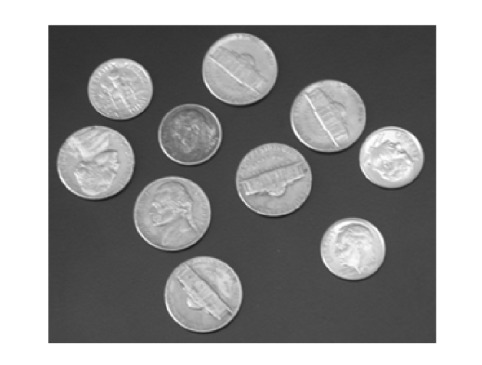
#> input picture Coins.jpeg, 482 x 365 px
$ python Watershed.py
#> lines starting #> are read from the running program, lines starting #| are printed output that depends on the picture; after the words box and inside, x2 and y2 are one past the last pixel; in counts of white or black regions, pixels touching at a corner belong together
import cv2
import numpy as np
import matplotlib.pyplot as plt

#Load the image
image = cv2.imread('Coins.jpeg')
#> image is the input picture: shape (365, 482, 3); min 23, max 255, mean 148.4
original = image.copy()
gray = cv2.cvtColor(image, cv2.COLOR_BGR2GRAY)

#Noise removal (blurring)
blurred =cv2.GaussianBlur(gray, (5, 5), 0)

#Thresholding
_, thresh = cv2.threshold(blurred, 0, 255, cv2.THRESH_BINARY + cv2.THRESH_OTSU)
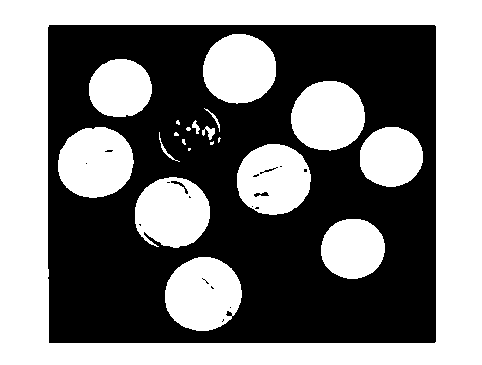
#> thresh: shape (365, 482); 49.4% white; 21 white regions (7 under 20 px), largest, box (x1, y1, x2, y2) and area: (0, 0, 482, 365) 52622, (165, 257, 242, 331) 4410, (58, 127, 134, 198) 4231

#Morphological Operations (Remove small noises)
kernel = np.ones((3, 3), np.uint8)
opening = cv2.morphologyEx(thresh, cv2.MORPH_OPEN, kernel, iterations=2)
#> opening: shape (365, 482); 49.1% white; 11 white regions, largest, box (x1, y1, x2, y2) and area: (0, 0, 482, 365) 52622, (165, 257, 242, 331) 4369, (58, 127, 133, 198) 4227

#Sure Background Area(Dilate)
sure_bg = cv2.dilate(opening, kernel, iterations=3)
#> sure_bg: shape (365, 482); 56.1% white; 1 black region, box (x1, y1, x2, y2) and area: (51, 28, 433, 340) 77311

#Sure Foreground Area (Distance Transform)
dist_transform = cv2.distanceTransform(opening, cv2.DIST_L2, 5)
_, sure_fg = cv2.threshold(dist_transform, 0.5*dist_transform.max(), 255, 0)
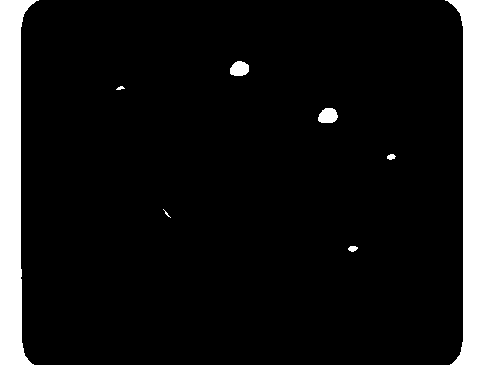
#> sure_fg: shape (365, 482) float32; 9% white; 8 white regions (1 under 20 px), largest, box (x1, y1, x2, y2) and area: (0, 0, 39, 365) 8005, (445, 0, 482, 365) 7188, (318, 108, 338, 123) 240

#Unknown region
sure_fg = np.uint8(sure_fg)
unknown = cv2.subtract(sure_bg, sure_fg)
#> unknown: shape (365, 482); 47.1% white; 10 white regions, largest, box (x1, y1, x2, y2) and area: (21, 0, 463, 365) 41631, (288, 78, 426, 190) 8471, (162, 254, 245, 334) 5347

#Marker Labelling
_, markers = cv2.connectedComponents(sure_fg)
#> markers: shape (365, 482) int32; 9 distinct labels, from 0 to 8
markers += 1 #Add 1 to all labels to avoid 0 as background
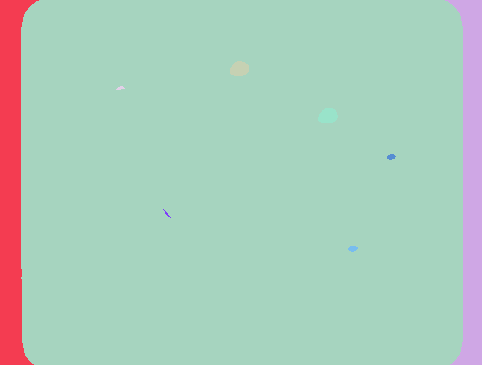
#> markers: shape (365, 482) int32; 9 distinct labels, from 1 to 9; one colour per label, 0 black
markers[unknown == 255] = 0 #mar unknown regions as 0
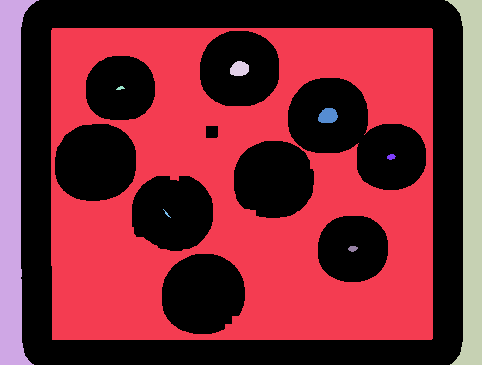
#> markers: shape (365, 482) int32; 10 distinct labels, from 0 to 9; one colour per label, 0 black

#Visualize Markers Before Watershed
marker_img = cv2.applyColorMap((markers * 10).astype(np.uint8), cv2.COLORMAP_JET)
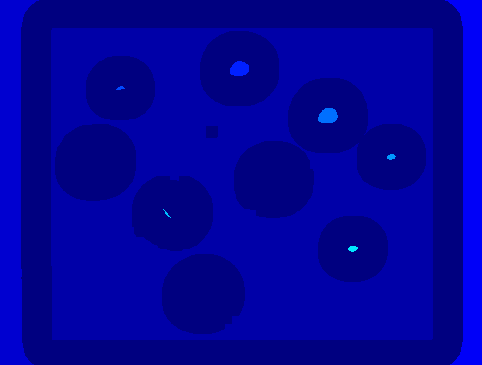
#> marker_img: shape (365, 482, 3); mean B, G, R 154.5, 0.3, 0

#Apply Watershed
markers = cv2.watershed(image, markers)
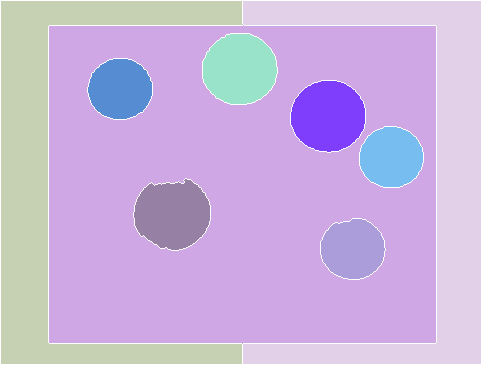
#> markers: shape (365, 482) int32; 10 distinct labels, from -1 to 9; one colour per label, 0 black, -1 white
image[markers == -1] = [0, 0, 255]#mark baundaries in red
#> image: shape (365, 482, 3); 2.46% of pixels changed, all inside (x1, y1, x2, y2) = (0, 0, 482, 365)

# : Display Results at each step
plt.figure(figsize=(16, 12))

plt.subplot(2, 3, 1)
plt.title('Original Image')
plt.imshow(cv2.cvtColor(original, cv2.COLOR_BGR2RGB))

plt.subplot(2, 3, 2)
plt.title('Threshold Image')
plt.imshow(thresh, cmap= 'gray')

plt.subplot(2, 3, 3)
plt.title('Morphological opening')
plt.imshow(opening, cmap= 'gray')

plt.subplot(2, 3, 4)
plt.title('Sure Foreground')
plt.imshow(sure_fg, cmap= 'gray')

plt.subplot(2, 3, 5)
plt.title('Unknown Region')
plt.imshow(unknown, cmap= 'gray')

plt.subplot(2, 3, 6)
plt.title('Watershed Segmentation')
plt.imshow(cv2.cvtColor(image, cv2.COLOR_BGR2RGB))

plt.tight_layout()
plt.show()
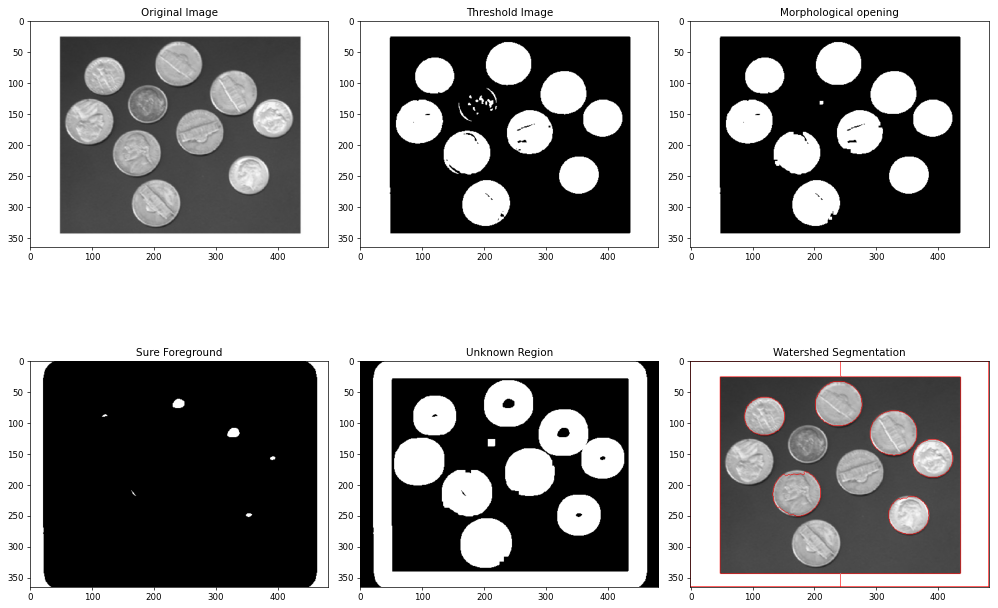
#> figure drawn by matplotlib, 6 panels

#save the result
cv2.imwrite('watershed_segmented.jpg',image)
print("Segemented image saved as 'watershed_segmented.jpg'")

$ run again, with 55e3d1464356a514f1dc8460962e33791c3ad6e04e507441722973d59745c5_640.jpg copied over Coins.jpeg
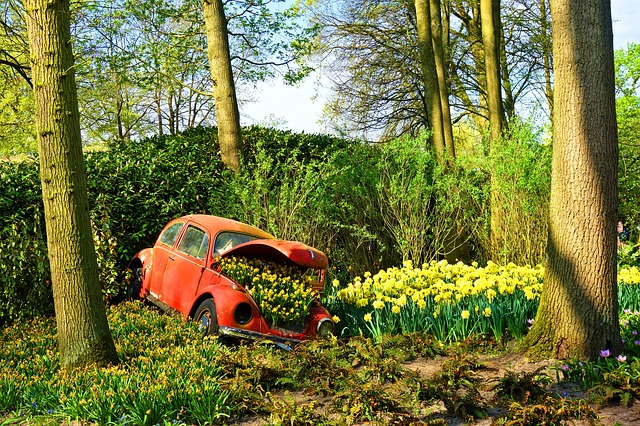
#> input picture 55e3d1464356a514f1dc8460962e33791c3ad6e04e507441722973d59745c5_640.jpg, 640 x 426 px
#> image is the input picture: shape (426, 640, 3); mean B, G, R 61.6, 118.8, 116.3
#> `_, thresh = cv2.threshold(blurred, 0, 255, cv2.THRESH_BINARY + cv2.THR..`:
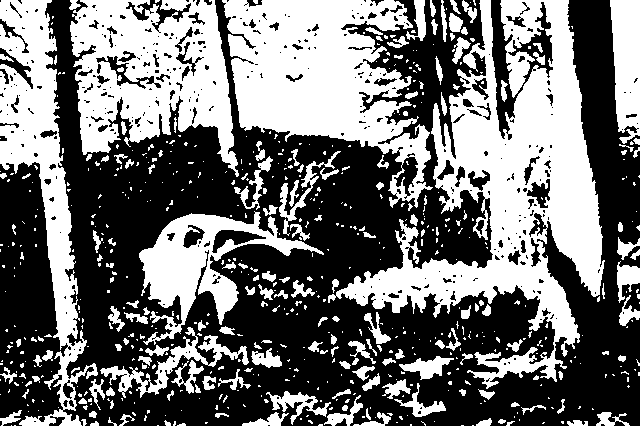
#> thresh: shape (426, 640); 44.7% white; 644 white regions (466 under 20 px), largest, box (x1, y1, x2, y2) and area: (328, 0, 605, 389) 37087, (222, 0, 433, 208) 22255, (70, 0, 239, 177) 17539
#> opening: shape (426, 640); 36.8% white; 149 white regions (2 under 20 px), largest, box (x1, y1, x2, y2) and area: (343, 0, 602, 344) 29205, (225, 0, 410, 146) 19420, (70, 0, 237, 166) 15465
#> sure_bg: shape (426, 640); 53% white; 41 black regions (20 under 20 px), largest, box (x1, y1, x2, y2) and area: (0, 0, 640, 426) 118965, (347, 0, 484, 135) 6545, (494, 0, 507, 88) 520
#> unknown: shape (426, 640); 51.1% white; 49 black regions (20 under 20 px), largest, box (x1, y1, x2, y2) and area: (0, 0, 640, 426) 118965, (347, 0, 484, 135) 6545, (253, 55, 344, 119) 2459
#> `image[markers == -1] = [0, 0, 255]#mark baundaries in red`:
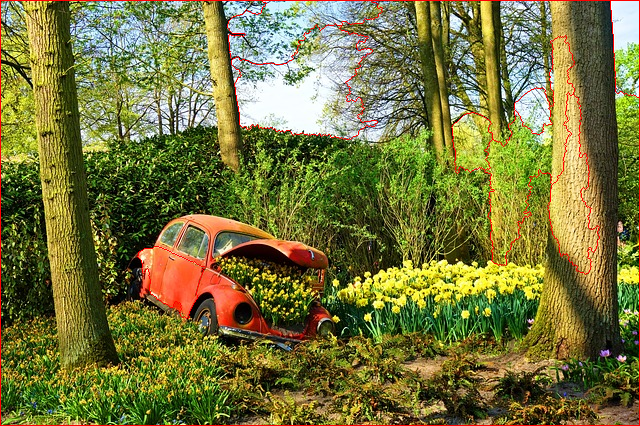
#> image: shape (426, 640, 3); 1.61% of pixels changed, all inside (x1, y1, x2, y2) = (0, 0, 640, 426)
